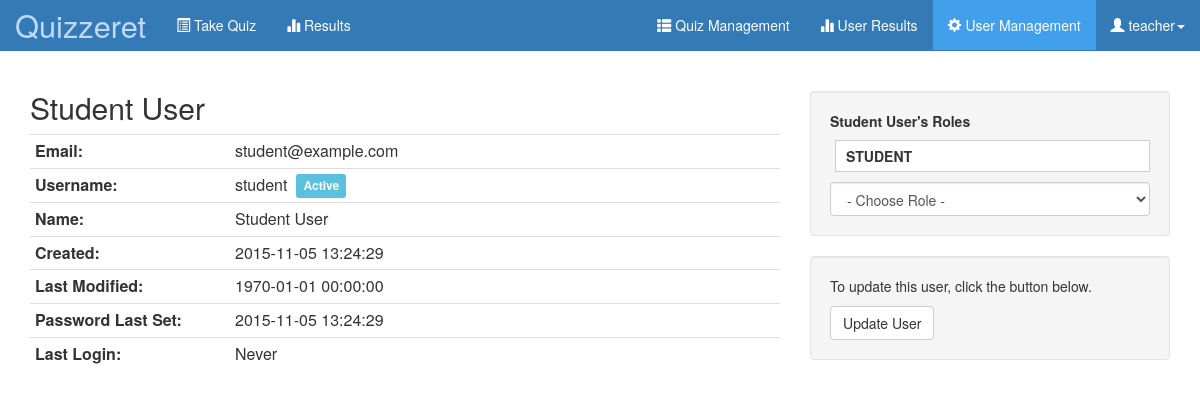
The app's page /index.php?action=userDetail&userID=2 (signed in) with its own data.
### tables this page shows
CREATE TABLE `USERS` (
  `UserID` int(11) NOT NULL AUTO_INCREMENT,
  `Username` varchar(200) NOT NULL,
  `Email` varchar(200) NOT NULL,
  `FirstName` varchar(200) NOT NULL,
  `LastName` varchar(200) NOT NULL,
  `Password` varchar(512) NOT NULL,
  `PasswordLastSetOn` datetime NOT NULL,
  `PasswordLastSetBy` int(11) NOT NULL,
  `PasswordLastSetByIP` varchar(50) NOT NULL,
  `LastLoggedInOn` datetime NOT NULL,
  `IsLocked` bit(1) NOT NULL,
  `CreatedOn` datetime NOT NULL,
  `CreatedBy` int(11) NOT NULL,
  `CreatedByIP` varchar(50) NOT NULL,
  `LastModifiedOn` datetime NOT NULL,
  `LastModifiedBy` int(11) NOT NULL,
  `LastModifiedByIP` varchar(50) NOT NULL,
  PRIMARY KEY (`UserID`),
  UNIQUE KEY `UserAK1` (`Username`)
);

CREATE TABLE `USER_ROLES` (
  `User_RoleID` int(11) NOT NULL AUTO_INCREMENT,
  `UserID` int(11) NOT NULL,
  `RoleID` int(11) NOT NULL,
  PRIMARY KEY (`User_RoleID`),
  UNIQUE KEY `User_Roles_IDX0` (`UserID`,`RoleID`)
);

CREATE TABLE `ROLES` (
  `RoleID` int(11) NOT NULL AUTO_INCREMENT,
  `RoleName` varchar(100) NOT NULL,
  `RoleDesc` varchar(2000) NOT NULL,
  PRIMARY KEY (`RoleID`),
  UNIQUE KEY `Roles_IDX0` (`RoleName`)
);

### includes/helperFunctions.php (called while the page is built, shortened)
<?php
function doesUserHaveRole($userID, $roleName) {
    $connection = mysqli_connect("localhost", "php", "password");
    if (!$connection) {
    } else {
        $queryString = "SELECT RoleID FROM ROLES WHERE RoleName = '$roleName';";
        $qCheckRoleExists= mysqli_query($connection,$queryString);
        $roleID = $qCheckRoleExists->fetch_object()->RoleID;
        $queryString = "SELECT * FROM USER_ROLES WHERE RoleID = '$roleID' AND UserID = '$userID';";
        $qCheckRole= mysqli_query($connection,$queryString);
        if (!is_bool($qCheckRole) && mysqli_num_rows($qCheckRole) == 1) {
            return true;
        } else {
            return false;
        }
    }
}
function getDateTimeDisplay($date) {
    if ($date == '1970-01-01 00:00:00') {
        return 'Never';
    } else {
        return $date;
    }
}

### models/user.php (called while the page is built, shortened)
<?php
class user {
    public $UserID = 0;
    public function load($userID){
        $connection = mysqli_connect("localhost", "php", "password");
        if (!$connection) {
        } else {
            $userID = mysqli_real_escape_string($connection, stripslashes($userID));
            $queryString = "SELECT * FROM USERS WHERE UserID='$userID';";
            $qCheckLogin = mysqli_query($connection, $queryString);
            if (!is_bool($qCheckLogin) && mysqli_num_rows($qCheckLogin) == 1) {
                $qCheckLoginObj = $qCheckLogin->fetch_object();
                $this->UserID = $qCheckLoginObj->UserID;
                $this->Username = $qCheckLoginObj->Username;
                $this->Email = $qCheckLoginObj->Email;
                $this->FirstName = $qCheckLoginObj->FirstName;
                $this->LastName = $qCheckLoginObj->LastName;
                $this->PasswordLastSetOn = $qCheckLoginObj->PasswordLastSetOn;
                $this->LastLoggedInOn = $qCheckLoginObj->LastLoggedInOn;
                $this->IsLocked = $qCheckLoginObj->IsLocked;
                $this->CreatedOn = $qCheckLoginObj->CreatedOn;
                $this->LastModifiedOn = $qCheckLoginObj->LastModifiedOn;
            } else {
            }
            return $this;
        }
    }
    public function getRoles() {
        $connection = mysqli_connect("localhost", "php", "password");
        if (!$connection) {
            $errorMsg = "no connection";
        } else {
            $queryString = "SELECT *
                            FROM USER_ROLES
                            LEFT JOIN ROLES
                                ON USER_ROLES.RoleID = ROLES.RoleID
                            WHERE UserID = $this->UserID;";
            $getUsersRoles = mysqli_query($connection, $queryString);
            $userRoles = [];
            if (!is_bool($getUsersRoles)) {
                if (mysqli_num_rows($getUsersRoles) == 1) {
                    $getUsersRolesObj = $getUsersRoles->fetch_object();
                    $tempRoleStruct = new StdClass();
                    $tempRoleStruct->User_RoleID = $getUsersRolesObj->User_RoleID;
                    $tempRoleStruct->RoleID = $getUsersRolesObj->RoleID;
                    $tempRoleStruct->RoleName = $getUsersRolesObj->RoleName;
                    $tempRoleStruct->RoleDesc = $getUsersRolesObj->RoleDesc;
                    array_push($userRoles, $tempRoleStruct);
                } else if (mysqli_num_rows($getUsersRoles) > 0) {
                    $getUsersRoles->fetch_array();
                    foreach ($getUsersRoles as $role) {
                        $tempRoleStruct = new StdClass();
                        $tempRoleStruct->User_RoleID = $role['User_RoleID'];
                        $tempRoleStruct->RoleID = $role['RoleID'];
                        $tempRoleStruct->RoleName = $role['RoleName'];
                        $tempRoleStruct->RoleDesc = $role['RoleDesc'];
                        array_push($userRoles, $tempRoleStruct);
                    }
                }
            } else {
            }
        }
        return $userRoles;
    }
}

### views/userDetail.php (the view, shortened to what this page needs)
<?php
if (isset($_GET["userID"]) && is_numeric($_GET["userID"])) {
    $userID = $_GET["userID"];
} else {
    redirect("$root/index.php?action=manageUsers");
}
$user = (new user())->load($userID);
?>
<div class="row">
        <?php
            echo "
            <div class=\"col-sm-8\">
                <h2>$user->FirstName $user->LastName</h2>
                <table class=\"table table-condensed table-detail\">
                    <tr>
                        <th width=\"200\">
                            Email:
                        </th>
                        <td>
                            $user->Email
                        </td>
                    </tr>
                    <tr>
                        <th>
                            Username:
                        </th>
                        <td>
                            $user->Username &nbsp;";
                            if ($user->IsLocked == 1) {
                                echo "<span class=\"label label-warning\">Locked</span>";
                            } else {
                                echo "<span class=\"label label-info\">Active</span>";
                            }
                 echo "
                        </td>
                    </tr>
                    <tr>
                        <th>
                            Name:
                        </th>
                        <td>
                            $user->FirstName $user->LastName
                        </td>
                    </tr>
                    <tr>
                    <th>
                        Created:
                    </th>
                    <td>
                        $user->CreatedOn
                    </td>
                    <tr>
                        <th>
                            Last Modified:
                        </th>
                        <td>
                            $user->LastModifiedOn
                        </td>
                    </tr>
                    <tr>
                        <th>
                            Password Last Set:
                        </th>
                        <td>
                            $user->PasswordLastSetOn
                        </td>
                    </tr>
                    <tr>
                        <th>
                            Last Login:
                        </th>
                        <td>
                            ".getDateTimeDisplay($user->LastLoggedInOn)."
                        </td>
                    </tr>
                </table>
            </div>
            <div class=\"col-sm-4\"><br />";
        echo "<div class=\"well\">";
        if ($user->UserID == $_SESSION['loggedInUserID']) {
            echo "<strong>Your Roles</strong>";
        } else {
            echo "<strong>$user->FirstName $user->LastName's Roles</strong>";
        }
        $userRoles = $user->getRoles();
        echo "<br />
                <ul id=\"roleUL\">";
        foreach ($userRoles as $role) {
            echo "<li class=\"userRoleItem list-role-item\" data-user-id=\"$user->UserID\" data-role-id=\"$role->RoleID\" data-role-user-id=\"$role->User_RoleID\">$role->RoleName";
            echo"</li>";
        }
        echo "</ul>";
        if ( ($user->UserID != $_SESSION['loggedInUserID']) && (doesUserHaveRole($_SESSION['loggedInUserID'],"TEACH") || doesUserHaveRole($_SESSION['loggedInUserID'],"USERMANAGE"))) {
            echo "<select id=\"newRoleID\" class=\"addRoleSelect form-control\" >
		                <option value=\"-1\" data-user-id=\"-1\" data-role-id=\"-1\" disabled=\"true\" selected=\"true\">- Choose Role -</option>";
		    echo "</select>";
        }
        echo "</div><div class=\"well\"";
            if ($_SESSION['loggedInUserID'] == $user->UserID) {
              echo "<p>To update your account, click the button below.</p>
					<a href=\"index.php?action=userForm&userID=$userID\" class=\"btn btn-default\">Update Account</a>";
            } else{
                echo "<p>To update this user, click the button below.</p>
					<a href=\"index.php?action=userForm&userID=$userID\" class=\"btn btn-default\">Update User</a>";
            }
            echo "</div>
                </div>";
        ?>
    </div>
</div>

### index.php (shortened to what this page needs)
<?php
$activeNavTab='login';
if (!isset($_GET["action"])) {
    $toInclude = ['views/login.php'];
    $pageTitle='Log In';
    $activeNavTab='login';
    $securedPage=false;
} else {
    switch($_GET["action"]) {
        case "userDetail": $toInclude = ['includes/securityCheck_userSection.php','views/userDetail.php']; $pageTitle='User Detail'; $activeNavTab = "userManage";  break;
    }
}
include_once "includes/helperFunctions.php";
include_once "models/user.php";
?>
<html>
    <head>
        <link href="./assets/css/bootstrap.min.css" rel="stylesheet">
        <link href="./assets/css/main.css" rel="stylesheet">
    </head>
    <body>
        <?php include_once "includes/navbar.php"; ?>
        <div class="container">
            <?php
                foreach($toInclude as $singleInclude) {
                    include_once($singleInclude);
                }
            ?>
    </body>
</html>

### includes/navbar.php
<nav class="navbar navbar-default navbar-static-top navbar-inverse" role="navigation">
    <div class="container-fluid">
        <div class="navbar-header">
            <a class="navbar-brand" href="index.php?action=login">Quizzeret</a>
        </div>
        <div class="collapse navbar-collapse" id="bs-example-navbar-collapse-1">
            <?php
            if(doesUserHaveRole($_SESSION['loggedInUserID'],"TEACH") || doesUserHaveRole($_SESSION['loggedInUserID'],"STUDENT") ) {
                echo "
                    <ul class=\"nav navbar-nav navbar-left\">
                        <li";
                if ($activeNavTab == "quizList") {echo " class=\"active\"";}
                echo "><a href=\"index.php?action=quizList\"><i class=\"glyphicon glyphicon-list-alt\"></i>&nbsp;Take Quiz</a></li>
                    <li";
                if ($activeNavTab == "quizResults") {echo " class=\"active\"";}
                echo "><a href=\"index.php?action=quizResults\"><i class=\"glyphicon glyphicon-stats\"></i>&nbsp;Results</a></li>
                    </ul>
                ";
            }
            ?>
            <ul class="nav navbar-nav navbar-right">
                <?php
                if(doesUserHaveRole($_SESSION['loggedInUserID'],"TEACH")) {
                    echo "<li";
                    if ($activeNavTab == "manageQuiz") {echo " class=\"active\"";}
                    echo "><a href='index.php?action=manageQuiz'><i class='glyphicon glyphicon-th-list'></i>&nbsp;Quiz Management</a></li>";
                    echo "<li";
                    if ($activeNavTab == "userResults") {echo " class=\"active\"";}
                    echo "><a href='index.php?action=userResults'><i class='glyphicon glyphicon-stats'></i>&nbsp;User Results</a></li>";
                }
                if(doesUserHaveRole($_SESSION['loggedInUserID'],"TEACH") || doesUserHaveRole($_SESSION['loggedInUserID'],"USERMANAGE")) {
                    echo "<li";
                    if ($activeNavTab == "userManage") {echo " class=\"active\"";}
                    echo "><a href='index.php?action=manageUsers'><i class='glyphicon glyphicon-cog'></i>&nbsp;User Management</a></li>";
                }
                if ($_SESSION['loggedIn']) {
                    echo "
                        <li class=\"dropdown\">
                            <a href=\"#\" class=\"dropdown-toggle\" data-toggle=\"dropdown\">
                                <i class=\"glyphicon glyphicon-user glyphicon-white\"></i>&nbsp;".(new user())->load($_SESSION['loggedInUserID'])->Username."<b class=\"caret\"></b>
                            </a>
                            <ul id=\"actions-submenu\" class=\"dropdown-menu\">";
                                echo "<li><a href=\"index.php?action=logout\">Logout</a></li>
                            </ul>
                        </li>
                    ";
                } else {
                    echo "<li><a href=\"index.php?action=login\">Login</a></li>";
                }
                ?>
            </ul>
        </div>
    </div>
</nav>

### assets/css/main.css (style rules this page uses)
.navbar { margin-bottom: 0px; }
.navbar-default { background-color: rgb(51, 122, 183); border-color: rgb(51, 122, 183); }
.navbar-brand { font-size: 220%; }
.navbar-default .navbar-brand { color: #ffffff; }
.navbar-default .navbar-nav > li > a { color: #ffffff; }
.navbar-default .navbar-nav > .active > a, .navbar-default .navbar-nav > .active > a:hover, .navbar-default .navbar-nav > .active > a:focus { color: #ffffff; background-color: rgb(66, 159, 235); }
.navbar-default .navbar-collapse, .navbar-default .navbar-form { border-color: #ffffff; }
ul#roleUL { list-style-type: none; margin-top:10px; margin-left:0px; padding-left:0px; }
ul#roleUL li { border:1px solid #ccc; margin-left:5px; margin-top: -1px; padding:5px 10px; background-color:white; font-weight:bold; }

### records on screen
users: Username "teacher"
users: FirstName "Student", LastName "User", Email "student@example.com", Username "student", IsLocked "Active", CreatedOn "2015-11-05 13:24:29", LastModifiedOn "1970-01-01 00:00:00", PasswordLastSetOn "2015-11-05 13:24:29", LastLoggedInOn "Never"
user_roles: RoleID.RoleName "STUDENT"
